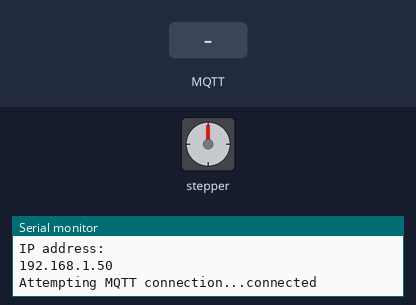
The sketch below on a simulated Arduino Uno R4 WiFi. Shown: stepper motor, the last lines printed to the serial monitor. Wiring (inferred from the names in the program): stepper motor driver (200 steps per turn assumed): step D5; direction D6; enable D7. The inputs (shaded band) are chosen by the test bench. WiFi joins after 1.5 s; servers stay silent unless stated; no MQTT or app messages arrive unless stated.

Above: at 2.7 s.
2.8 s: MQTT message "clockwise" arrives on the first subscribed topic
At 3.4 s:
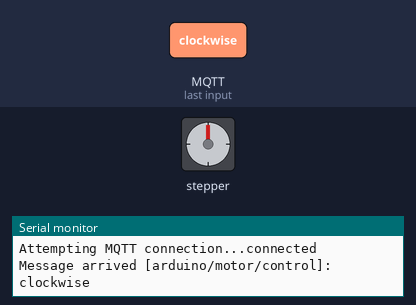
4.6 s: MQTT message "counterclockwise" arrives on the first subscribed topic
At 6.0 s:
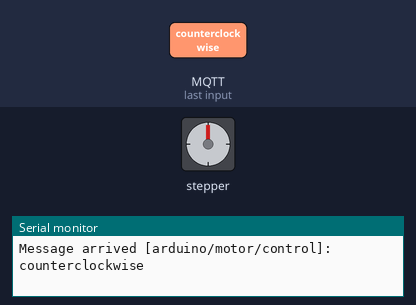
Timing chart, 0 to 7.6 s (numbered marks = the images above; inputs shaded):
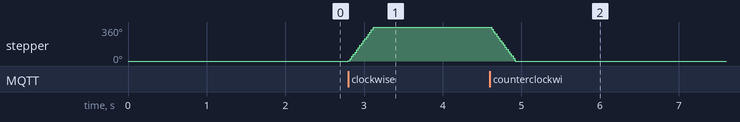

The sketch:

stepmotor_controll.ino
```cpp
#include <WiFiS3.h>
#include <PubSubClient.h>

const char* ssid = "iptime";         // WiFi 네트워크 이름
const char* mqtt_server = "192.168.0.78"; // MQTT 브로커 IP 주소

WiFiClient espClient;
PubSubClient client(espClient);

const int stepPin = 5;    // 스텝 모터 STEP 핀
const int dirPin = 6;     // 스텝 모터 DIR 핀
const int enablePin = 7;  // A4988 ENABLE 핀 (옵션)

void setup() {
  Serial.begin(9600);
  pinMode(stepPin, OUTPUT);
  pinMode(dirPin, OUTPUT);
  pinMode(enablePin, OUTPUT);

  digitalWrite(enablePin, LOW); // 모터 활성화

  setup_wifi();
  client.setServer(mqtt_server, 1883);
  client.setCallback(callback);
}

void setup_wifi() {
  delay(10);
  Serial.println();
  Serial.print("Connecting to ");
  Serial.println(ssid);

  WiFi.begin(ssid);

  while (WiFi.status() != WL_CONNECTED) {
    delay(1000);
    Serial.print(".");
  }

  Serial.println("");
  Serial.println("WiFi connected");
  Serial.println("IP address: ");
  Serial.println(WiFi.localIP());
}

void callback(char* topic, byte* payload, unsigned int length) {
  String message;

  for (int i = 0; i < length; i++) {
    message += (char)payload[i];
  }

  Serial.print("Message arrived [");
  Serial.print(topic);
  Serial.print("]: ");
  Serial.println(message);

  if (message == "clockwise") {
    rotateMotor(true, 200); // 시계 방향으로 회전
  } else if (message == "counterclockwise") {
    rotateMotor(false, 200); // 반시계 방향으로 회전
  }
}

void rotateMotor(bool clockwise, int steps) {
  digitalWrite(dirPin, clockwise ? HIGH : LOW);

  for (int i = 0; i < steps; i++) {
    digitalWrite(stepPin, HIGH);
    delayMicroseconds(800); // 펄스 폭 조정
    digitalWrite(stepPin, LOW);
    delayMicroseconds(800); // 펄스 간격 조정
  }
}

void reconnect() {
  while (!client.connected()) {
    Serial.print("Attempting MQTT connection...");

    if (client.connect("ArduinoClient")) {
      Serial.println("connected");
      client.subscribe("arduino/motor/control");
    } else {
      Serial.print("failed, rc=");
      Serial.print(client.state());
      delay(5000);
    }
  }
}

void loop() {
  if (!client.connected()) {
    reconnect();
  }

  client.loop();
}
```

Measured:
- after the input at 2.8 s, stepper: turns 360° clockwise in 0.32 s, starting at once
- after the input at 4.6 s, stepper: turns 360° counter-clockwise in 0.32 s, starting at once
